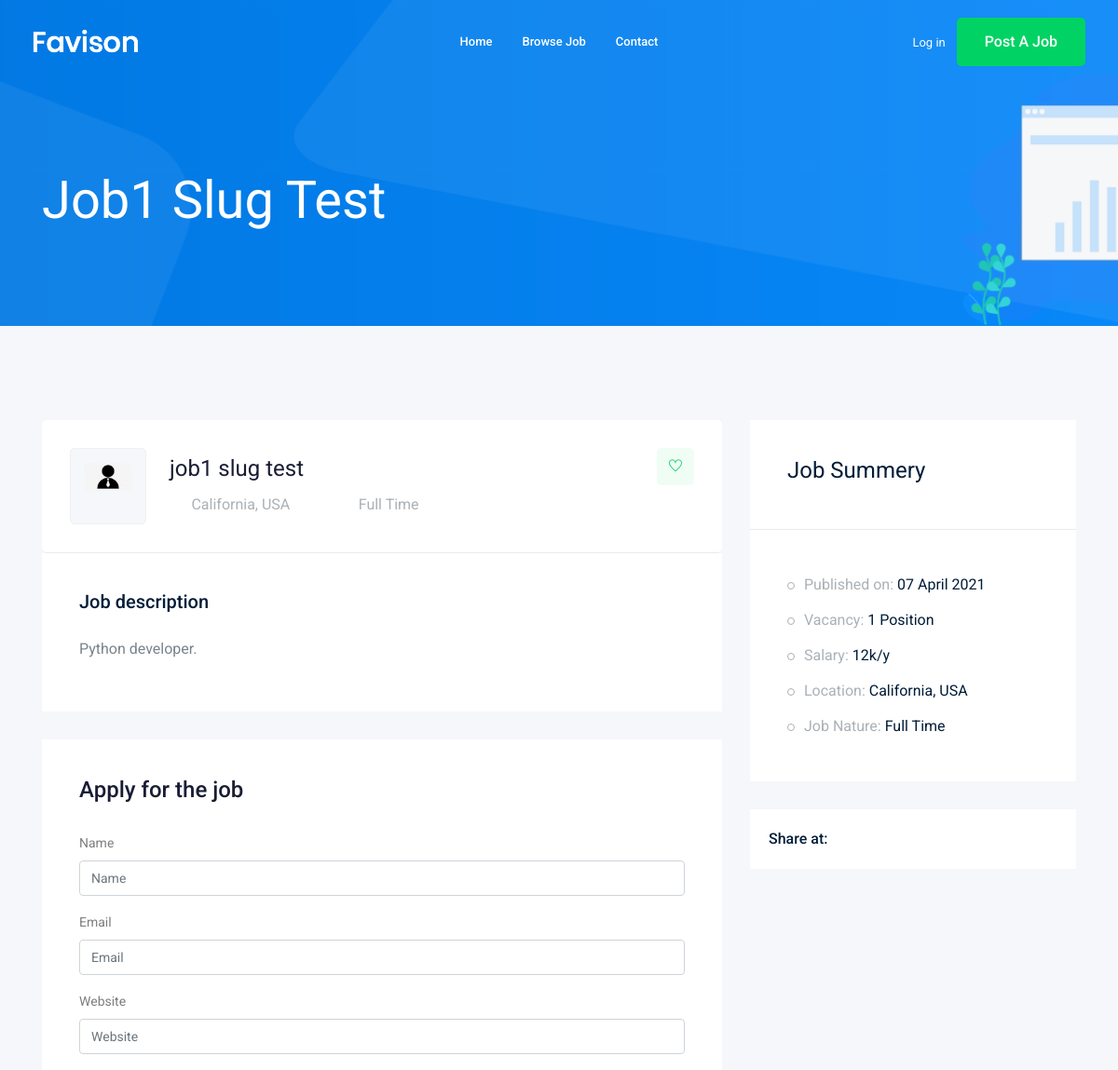
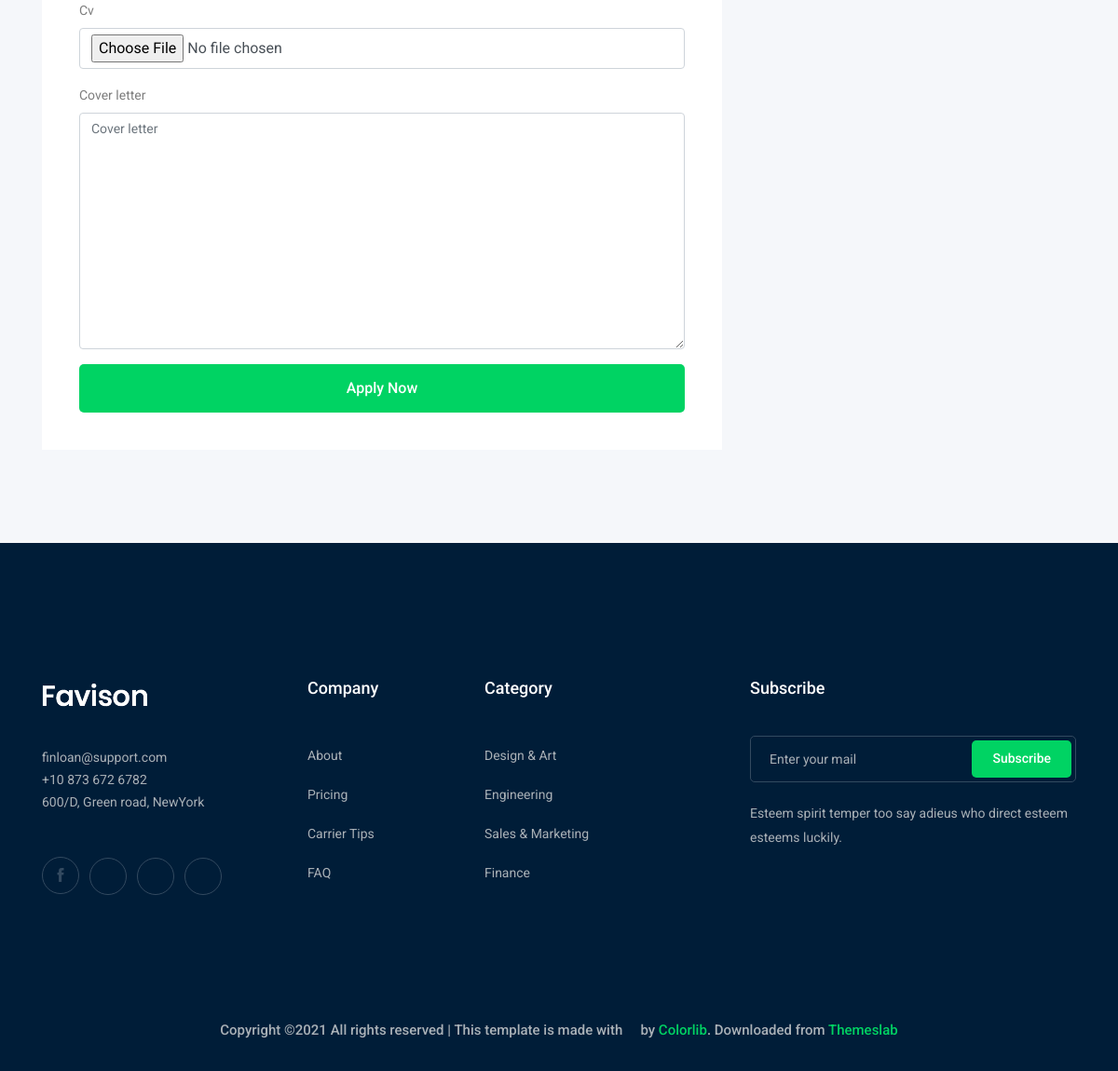
/jobs/job1-slug-test, run on the app's committed database (2 pictures, top to bottom).
### job/models.py (models this page shows, shortened)
class Job(models.Model):  #table
    owner=models.ForeignKey(User,related_name='job_owner',on_delete=models.CASCADE)
    title=models.CharField(max_length=100)  #column
    job_type=models.CharField(max_length=15,choices=JOB_TYPE)
    description=models.TextField(max_length=1000)
    published_at=models.DateTimeField(auto_now=True)
    Vacancy=models.IntegerField(default=1)
    salary=models.IntegerField(default=0)
    category=models.ForeignKey('Category',on_delete=models.CASCADE)  # in '' because python interpreter and category most define before job
    experience=models.IntegerField(default=1)
    image=models.ImageField(upload_to=image_upload)
    slug=models.SlugField(blank=True,null=True)
    def __str__(self):
       return self.title

### job/views.py (the view)
# urls.py: path('<str:slug>',views.job_details, name='job_detail' ),
def job_details(request,slug):
    job_detail=Job.objects.get(slug = slug)
    if request.method=='POST':
        form=ApplyForm(request.POST, request.FILES)
        if form.is_valid():
            myform=form.save(commit=False)
            myform.job=job_detail
            myform.save()
            print("Done")
    else:
        form=ApplyForm()
    context={"job":job_detail,'form1':form} #name in template
    return render(request,'job/job_detail.html',context)

### job/forms.py
class ApplyForm(forms.ModelForm):
    class  Meta:
       model=Apply
       fields = ['name','email','website','cv','cover_letter']

### job/templates/job/job_detail.html (shortened to what this page needs)
  {% extends 'base.html' %}
  {% load bootstrap4 %}
{% block body%}
    <div class="bradcam_area bradcam_bg_1">
        <div class="container">
            <div class="row">
                <div class="col-xl-12">
                    <div class="bradcam_text">
                        <h3>{{job}}</h3>
                    </div>
                </div>
            </div>
        </div>
    </div>
    <div class="job_details_area">
        <div class="container">
            <div class="row">
                <div class="col-lg-8">
                    <div class="job_details_header">
                        <div class="single_jobs white-bg d-flex justify-content-between">
                            <div class="jobs_left d-flex align-items-center">
                                <div class="thumb">
                                    <img src="{{job.image.url}}" style="max-width:100%; max-height:100%; " alt="">
                                </div>
                                <div class="jobs_conetent">
                                    <a href="#"><h4>{{job}}</h4></a>
                                    <div class="links_locat d-flex align-items-center">
                                        <div class="location">
                                            <p> <i class="fa fa-map-marker"></i> California, USA</p>
                                        </div>
                                        <div class="location">
                                            <p> <i class="fa fa-clock-o"></i> {{job.job_type}}</p>
                                        </div>
                                    </div>
                                </div>
                            </div>
                            <div class="jobs_right">
                                <div class="apply_now">
                                    <a class="heart_mark" href="#"> <i class="ti-heart"></i> </a>
                                </div>
                            </div>
                        </div>
                    </div>
                    <div class="descript_wrap white-bg">
                        <div class="single_wrap">
                            <h4>Job description</h4>
                            <p>{{job.description}}.</p>
                        </div>
                    </div>
                    <div class="apply_job_form white-bg">
                        <h4>Apply for the job</h4>
                        <form  method="post" class="form" enctype="multipart/form-data">
                          {% bootstrap_form form1 %}
                         {% buttons %}
                            <button class="boxed-btn3 w-100" type="submit">Apply Now</button>
                             {% endbuttons %}
                        </form>
                    </div>
                </div>
                <div class="col-lg-4">
                    <div class="job_sumary">
                        <div class="summery_header">
                            <h3>Job Summery</h3>
                        </div>
                        <div class="job_content">
                            <ul>
                                <li>Published on: <span>{{job.published_at|date:"d N Y"}}</span></li>
                                <li>Vacancy: <span>{{job.Vacancy}} Position</span></li>
                                <li>Salary: <span>{{job.salary}}k/y</span></li>
                                <li>Location: <span>California, USA</span></li>
                                <li>Job Nature: <span> {{job.job_type}}</span></li>
                            </ul>
                        </div>
                    </div>
                    <div class="share_wrap d-flex">
                        <span>Share at:</span>
                        <ul>
                            <li><a href="#"> <i class="fa fa-facebook"></i></a> </li>
                            <li><a href="#"> <i class="fa fa-google-plus"></i></a> </li>
                            <li><a href="#"> <i class="fa fa-twitter"></i></a> </li>
                            <li><a href="#"> <i class="fa fa-envelope"></i></a> </li>
                        </ul>
                    </div>
                    <div class="job_location_wrap">
                        <div class="job_lok_inner">
                            <div id="map" style="height: 200px;"></div>
                          </div>
                    </div>
                </div>
            </div>
        </div>
    </div>
    {% endblock body%}

### data on the page
Job: title "Job1 Slug Test", image (picture), title "job1 slug test", job_type "Full Time", description "Python developer", published_at "07 April 2021", Vacancy "1", salary "12"
